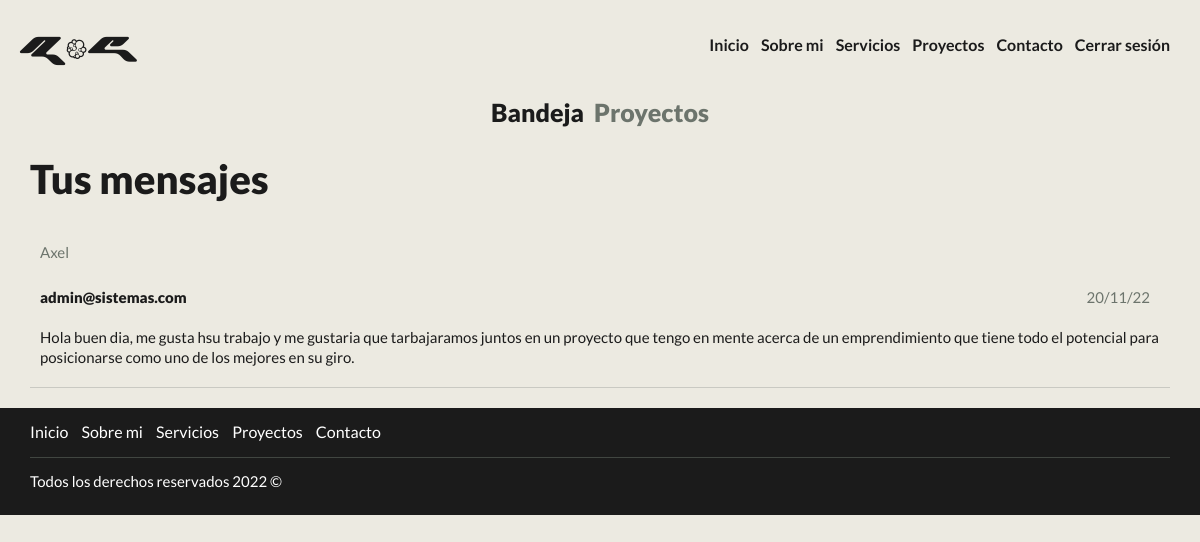
/admin/mensajes.php (signed in), run on the app's committed database.
### tables this page shows
CREATE TABLE `mensajes` (
  `idmensajes` int NOT NULL AUTO_INCREMENT,
  `correo` varchar(100) NOT NULL,
  `nombre` varchar(100) NOT NULL,
  `mensaje` longtext NOT NULL,
  `fecha` varchar(45) NOT NULL,
  `hora` varchar(45) NOT NULL,
  PRIMARY KEY (`idmensajes`)
);

### admin/mensajes.php (the view, shortened to what this page needs)
<?php
$db = conectarDB();
$query = "SELECT * FROM mensajes ORDER BY idmensajes DESC";
$consulta = mysqli_query($db, $query);
?>
<main class="contenedor">
    <div class="seleccion">
        <a class="navegacion__enlace navegacion__enlace--activo" href="/admin/mensajes.php">Bandeja</a>
        <a class="navegacion__enlace" href="/admin/proyectos.php">Proyectos</a>
    </div>
    <h1 class="titulo-admin">Tus mensajes</h1>
    <div class="contenedor-mensajes">
        <?php while ($bandeja = mysqli_fetch_assoc($consulta)) : ?>
            <div class="mensaje">
                <div class="encabezado">
                    <p class="nombre-admin"> <?php echo $bandeja['nombre']; ?> </p>
                </div>
                <div class="encabezado">
                    <p class="correo-admin"><?php echo $bandeja['correo']; ?></p>
                    <div class="fecha-hora">
                        <p class="fecha-admin"><?php echo $bandeja['fecha']; ?></p>
                    </div>
                </div>
                <p class="mensaje-admin"><?php echo $bandeja['mensaje']; ?></p>
            </div>
        <?php endwhile; ?>
    </div>
</main>

### build/css/app.css (style rules this page uses)
html { -webkit-text-size-adjust:100%;line-height:1.15 }
body { margin:0 }
main { display:block }
h1 { font-size:2em;margin:.67em 0 }
a { background-color:transparent }
html { display:block;font-size:62.5%;scroll-behavior:smooth }
*,:after,:before { box-sizing:border-box }
body { background-color:#eceae1;font-family:Lato,sans-serif;font-size:1.6rem;line-height:1.8 }
p { color:#1b1b1b;font-size:2rem }
.contenedor { margin:0 auto;max-width:140rem;width:95% }
a { text-decoration:none }
h1,h2,h3 { font-family:Lato,sans-serif;font-weight:300;margin:1.5rem;text-align:center }
h1 { font-size:3.8rem }
p { font-size:1.8rem }
.titulo-admin { color:#1b1b1b;font-size:4rem;font-weight:900;margin-left:0;margin-top:1rem;padding-top:1rem;text-align:start }
.seleccion { display:flex;gap:1rem;justify-content:center }
.seleccion .navegacion__enlace { color:#6c746c;font-size:2.5rem;font-weight:900 }
.seleccion .navegacion__enlace--activo,.seleccion .navegacion__enlace:hover { color:#1b1b1b }
.contenedor-mensajes .mensaje { border-bottom:1px solid #c9c9c2;line-height:1.3;margin:1rem 0;padding:1rem }
.contenedor-mensajes .mensaje:last-of-type { margin-bottom:2rem }
.contenedor-mensajes .mensaje .encabezado { align-items:center;display:flex;justify-content:space-between;min-height:50px }
.contenedor-mensajes .mensaje .encabezado .nombre-admin { color:#6c746c;font-size:15px;margin-bottom:0 }
.contenedor-mensajes .mensaje .encabezado .fecha-hora { display:flex;gap:1rem }
.contenedor-mensajes .mensaje .encabezado .fecha-hora .fecha-admin { color:#6c746c;font-size:15px }
.contenedor-mensajes .mensaje .correo-admin { color:#1b1b1b;font-size:15px;font-weight:900 }
.contenedor-mensajes .mensaje .mensaje-admin { font-size:15px }

### data on the page
mensajes: nombre "Axel", correo "admin@sistemas.com", fecha "20/11/22", mensaje "Hola buen dia, me gusta hsu trabajo y me gustaria que tarbajaramos juntos en un proyecto que tengo en mente acerca de un emprendimiento que tiene todo el potencial para posicionarse como uno de los mejores en su giro."
